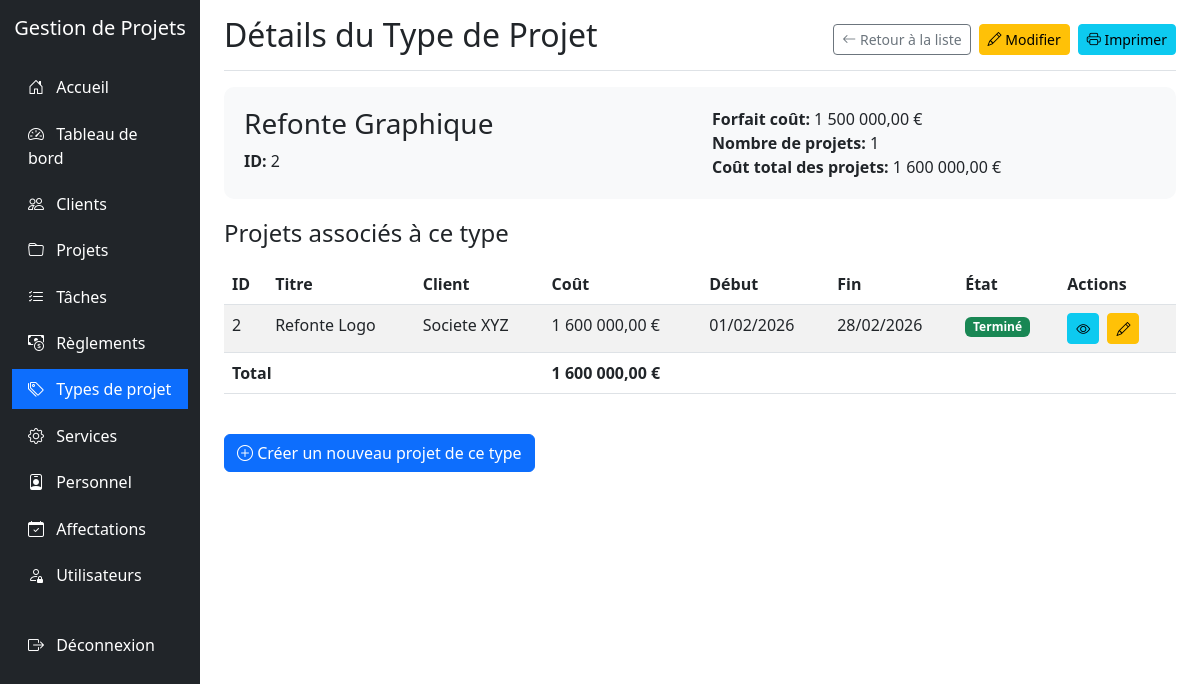
The page /typesprojet/view.php?id=2 (signed in) on the database its author committed.
### tables this page shows
CREATE TABLE TYPEPROJET (
  IdTypeProjet INT AUTO_INCREMENT PRIMARY KEY,
  LibelleTypeProjet VARCHAR(255) NOT NULL,
  NomTypeProjet VARCHAR(255) NULL,
  ForfaitCoutTypeProjet DECIMAL(15,2) DEFAULT 0,
  DescriptionTypeProjet TEXT NULL,
  CreatedAt TIMESTAMP DEFAULT CURRENT_TIMESTAMP,
  UpdatedAt TIMESTAMP DEFAULT CURRENT_TIMESTAMP ON UPDATE CURRENT_TIMESTAMP
);

CREATE TABLE PROJET (
  IdProjet INT AUTO_INCREMENT PRIMARY KEY,
  TitreProjet VARCHAR(255) NOT NULL,
  DescriptionProjet TEXT NULL,
  CoutProjet DECIMAL(15,2) DEFAULT 0,
  DateDebutProjet DATE NULL,
  DateFinProjet DATE NULL,
  EtatProjet TINYINT NOT NULL DEFAULT 1,
  IdClient INT NOT NULL,
  IdTypeProjet INT NOT NULL,
  IdChefProjet INT NULL,
  CreatedAt TIMESTAMP DEFAULT CURRENT_TIMESTAMP,
  UpdatedAt TIMESTAMP DEFAULT CURRENT_TIMESTAMP ON UPDATE CURRENT_TIMESTAMP,
  CONSTRAINT FK_PROJET_CLIENT FOREIGN KEY (IdClient)
    REFERENCES CLIENT(IdClient)
    ON UPDATE CASCADE ON DELETE RESTRICT,
  CONSTRAINT FK_PROJET_TYPE FOREIGN KEY (IdTypeProjet)
    REFERENCES TYPEPROJET(IdTypeProjet)
    ON UPDATE CASCADE ON DELETE RESTRICT,
  CONSTRAINT FK_PROJET_CHEF FOREIGN KEY (IdChefProjet)
    REFERENCES CHEF_PROJET(IdChefProjet)
    ON UPDATE CASCADE ON DELETE SET NULL,
  CONSTRAINT CK_PROJET_ETAT CHECK (EtatProjet IN (1, 2, 3))
);

CREATE TABLE CLIENT (
  IdClient INT AUTO_INCREMENT PRIMARY KEY,
  NomClient VARCHAR(255) NOT NULL,
  AdresseClient VARCHAR(255) NULL,
  EmailClient VARCHAR(255) NULL,
  TelClient VARCHAR(50) NULL,
  CreatedAt TIMESTAMP DEFAULT CURRENT_TIMESTAMP,
  UpdatedAt TIMESTAMP DEFAULT CURRENT_TIMESTAMP ON UPDATE CURRENT_TIMESTAMP
);

### typesprojet/view.php (the view, shortened to what this page needs)
<?php
require_once '../config.php';
$id = $_GET['id'];
$sql = "SELECT * FROM TYPEPROJET WHERE IdTypeProjet = $id";
$result = mysqli_query($conn, $sql);
$typeProjet = mysqli_fetch_assoc($result);
$projetsSql = "SELECT p.*, c.NomClient
              FROM PROJET p
              JOIN CLIENT c ON p.IdClient = c.IdClient
              WHERE p.IdTypeProjet = $id
              ORDER BY p.DateDebutProjet DESC";
$projetsResult = mysqli_query($conn, $projetsSql);
$totalProjetsSql = "SELECT COUNT(*) as count, SUM(CoutProjet) as total FROM PROJET WHERE IdTypeProjet = $id";
$totalProjetsResult = mysqli_query($conn, $totalProjetsSql);
$totalProjets = mysqli_fetch_assoc($totalProjetsResult);
$projetsCount = $totalProjets['count'];
$totalCout = $totalProjets['total'] ?: 0;
?>
<!DOCTYPE html>
<html lang="fr">
<head>
    <link href="https://cdn.jsdelivr.net/npm/bootstrap@5.3.0-alpha1/dist/css/bootstrap.min.css" rel="stylesheet">
    <link rel="stylesheet" href="https://cdn.jsdelivr.net/npm/bootstrap-icons@1.10.0/font/bootstrap-icons.css">
</head>
<body>
    <div class="container-fluid">
        <div class="row">
            <div class="col-md-3 col-lg-2 d-md-block sidebar collapse">
                <div class="position-sticky pt-3">
                    <div class="text-center mb-4">
                        <h5 class="text-white">Gestion de Projets</h5>
                    </div>
                    <ul class="nav flex-column">
                        <li class="nav-item">
                            <a class="nav-link" href="../index.php">
                                <i class="bi bi-house-door"></i> Accueil
                            </a>
                        </li>
                        <li class="nav-item">
                            <a class="nav-link" href="../dashboard/index.php">
                                <i class="bi bi-speedometer2"></i> Tableau de bord
                            </a>
                        </li>
                        <li class="nav-item">
                            <a class="nav-link" href="../clients/index.php">
                                <i class="bi bi-people"></i> Clients
                            </a>
                        </li>
                        <li class="nav-item">
                            <a class="nav-link" href="../projets/index.php">
                                <i class="bi bi-folder"></i> Projets
                            </a>
                        </li>
                        <li class="nav-item">
                            <a class="nav-link" href="../taches/index.php">
                                <i class="bi bi-list-check"></i> Tâches
                            </a>
                        </li>
                        <li class="nav-item">
                            <a class="nav-link" href="../reglements/index.php">
                                <i class="bi bi-cash-coin"></i> Règlements
                            </a>
                        </li>
                        <li class="nav-item">
                            <a class="nav-link active" href="../typesprojet/index.php">
                                <i class="bi bi-tags"></i> Types de projet
                            </a>
                        </li>
                        <li class="nav-item">
                            <a class="nav-link" href="../services/index.php">
                                <i class="bi bi-gear"></i> Services
                            </a>
                        </li>
                        <li class="nav-item">
                            <a class="nav-link" href="../personnel/index.php">
                                <i class="bi bi-person-badge"></i> Personnel
                            </a>
                        </li>
                        <li class="nav-item">
                            <a class="nav-link" href="../affectations/index.php">
                                <i class="bi bi-calendar-check"></i> Affectations
                            </a>
                        </li>
                        <?php if ($_SESSION['role'] == 'admin'): ?>
                        <li class="nav-item">
                            <a class="nav-link" href="../utilisateurs/index.php">
                                <i class="bi bi-person-lock"></i> Utilisateurs
                            </a>
                        </li>
                        <?php endif; ?>
                        <li class="nav-item mt-4">
                            <a class="nav-link" href="../logout.php">
                                <i class="bi bi-box-arrow-right"></i> Déconnexion
                            </a>
                        </li>
                    </ul>
                </div>
            </div>
            <div class="col-md-9 ms-sm-auto col-lg-10 px-md-4">
                <div class="d-flex justify-content-between flex-wrap flex-md-nowrap align-items-center pt-3 pb-2 mb-3 border-bottom">
                    <h1 class="h2">Détails du Type de Projet</h1>
                    <div class="btn-toolbar mb-2 mb-md-0">
                        <a href="index.php" class="btn btn-sm btn-outline-secondary me-2">
                            <i class="bi bi-arrow-left"></i> Retour à la liste
                        </a>
                        <a href="edit.php?id=<?php echo $id; ?>" class="btn btn-sm btn-warning me-2">
                            <i class="bi bi-pencil"></i> Modifier
                        </a>
                        <button onclick="window.print()" class="btn btn-sm btn-info">
                            <i class="bi bi-printer"></i> Imprimer
                        </button>
                    </div>
                </div>
                <div class="type-header">
                    <div class="row">
                        <div class="col-md-6">
                            <h3><?php echo htmlspecialchars($typeProjet['LibelleTypeProjet']); ?></h3>
                            <p class="type-info"><strong>ID:</strong> <?php echo $typeProjet['IdTypeProjet']; ?></p>
                        </div>
                        <div class="col-md-6">
                            <p class="type-info"><strong>Forfait coût:</strong> <?php echo number_format($typeProjet['ForfaitCoutTypeProjet'], 2, ',', ' '); ?> €</p>
                            <p class="type-info"><strong>Nombre de projets:</strong> <?php echo $projetsCount; ?></p>
                            <p class="type-info"><strong>Coût total des projets:</strong> <?php echo number_format($totalCout, 2, ',', ' '); ?> €</p>
                        </div>
                    </div>
                </div>
                <h4 class="mb-3">Projets associés à ce type</h4>
                <?php if (mysqli_num_rows($projetsResult) > 0): ?>
                <div class="table-responsive">
                    <table class="table table-striped table-hover">
                        <thead>
                            <tr>
                                <th>ID</th>
                                <th>Titre</th>
                                <th>Client</th>
                                <th>Coût</th>
                                <th>Début</th>
                                <th>Fin</th>
                                <th>État</th>
                                <th class="no-print">Actions</th>
                            </tr>
                        </thead>
                        <tbody>
                            <?php while($projet = mysqli_fetch_assoc($projetsResult)):
                                $etat = "";
                                switch($projet['EtatProjet']) {
                                    case 2: $etat = "<span class='badge bg-success'>Terminé</span>"; break;
                                }
                            ?>
                            <tr>
                                <td><?php echo $projet['IdProjet']; ?></td>
                                <td><?php echo htmlspecialchars($projet['TitreProjet']); ?></td>
                                <td><?php echo htmlspecialchars($projet['NomClient']); ?></td>
                                <td><?php echo number_format($projet['CoutProjet'], 2, ',', ' '); ?> €</td>
                                <td><?php echo date('d/m/Y', strtotime($projet['DateDebutProjet'])); ?></td>
                                <td><?php echo date('d/m/Y', strtotime($projet['DateFinProjet'])); ?></td>
                                <td><?php echo $etat; ?></td>
                                <td class="no-print">
                                    <a href="../projets/view.php?id=<?php echo $projet['IdProjet']; ?>" class="btn btn-sm btn-info me-1"><i class="bi bi-eye"></i></a>
                                    <a href="../projets/edit.php?id=<?php echo $projet['IdProjet']; ?>" class="btn btn-sm btn-warning me-1"><i class="bi bi-pencil"></i></a>
                                </td>
                            </tr>
                            <?php endwhile; ?>
                        </tbody>
                        <tfoot>
                            <tr>
                                <th colspan="3">Total</th>
                                <th><?php echo number_format($totalCout, 2, ',', ' '); ?> €</th>
                                <th colspan="4"></th>
                            </tr>
                        </tfoot>
                    </table>
                </div>
                <?php else: ?>
                <div class="alert alert-info">
                    Aucun projet associé à ce type.
                </div>
                <?php endif; ?>
                <div class="mt-4">
                    <a href="../projets/create.php?type=<?php echo $id; ?>" class="btn btn-primary no-print">
                        <i class="bi bi-plus-circle"></i> Créer un nouveau projet de ce type
                    </a>
                </div>
            </div>
        </div>
    </div>
</body>
</html>

### typesprojet/view.php (style rules this page uses)
.sidebar { min-height: 100vh; background-color: #212529; }
.sidebar .nav-link { color: #fff; padding: 0.5rem 1rem; margin: 0.2rem 0; }
.sidebar .nav-link.active { background-color: #0d6efd; }
.sidebar .nav-link i { margin-right: 0.5rem; }
.type-header { background-color: #f8f9fa; border-radius: 10px; padding: 20px; margin-bottom: 20px; }
.type-info { margin-bottom: 0; }

### rows shown on the page
typeprojet: LibelleTypeProjet "Refonte Graphique", IdTypeProjet "2", ForfaitCoutTypeProjet "1 500 000,00"
projet: IdProjet "2", TitreProjet "Refonte Logo", IdClient.NomClient "Societe XYZ", CoutProjet "1 600 000,00", DateDebutProjet "01/02/2026", DateFinProjet "28/02/2026", EtatProjet "Terminé"

### other values the page prints
$projetsCount "1"
$totalCout "1 600 000,00"
